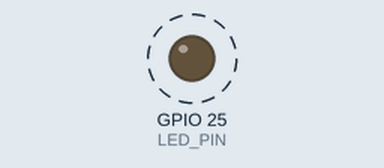
This sketch was run on a simulated ESP32. Parts: output pins drawn as LEDs (lit = HIGH). Dashed ring = blinking. What the sketch prints to the serial monitor is not drawn.

Above: at 0.7 s.
Timing chart, 0 to 4.8 s (numbered marks = the images above):
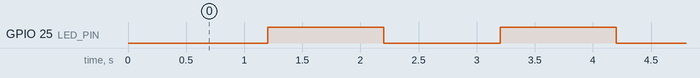

Measured:
- by itself, GPIO 25 (LED_PIN): alternates HIGH for 1.0 s and LOW for 1.0 s

The sketch:

HelloWorld-serial-blink.ino
```cpp
/****************************************
  Blink

  DARC-HamGroup LoRaWAN

  Hello World - Ausgabe über serielle Schnittstelle und blinkende LED

  20.09.2021  Jürgen, DL8MA

  http://www.p37.de/LoRaWAN

*/

#define PAUSE   1000

#define LED_PIN   25                          // I/O-Pin über für die eingebaute LED


int   zaehler = 0;
int   led = 0;                                // LED-Steuerung

void setup() {

  pinMode(LED_PIN , OUTPUT);                  // Port-Pin als Ausgabe schalten

  Serial.begin(9600);                         // serieller Monitor auf 9600 Baud einstellen!
  while (!Serial) {
    ;
  }

  delay( 100 );
  Serial.println("");
  Serial.println("DARC-HamGroup LoRaWAN");
  Serial.println("");
  delay( 100 );
}


void loop() {
  digitalWrite(LED_PIN , led);               // LED umschalten
  led = !led;

  Serial.print( zaehler );
  Serial.println( ". Hello World" );

  zaehler++;

  delay( PAUSE );
}
```
